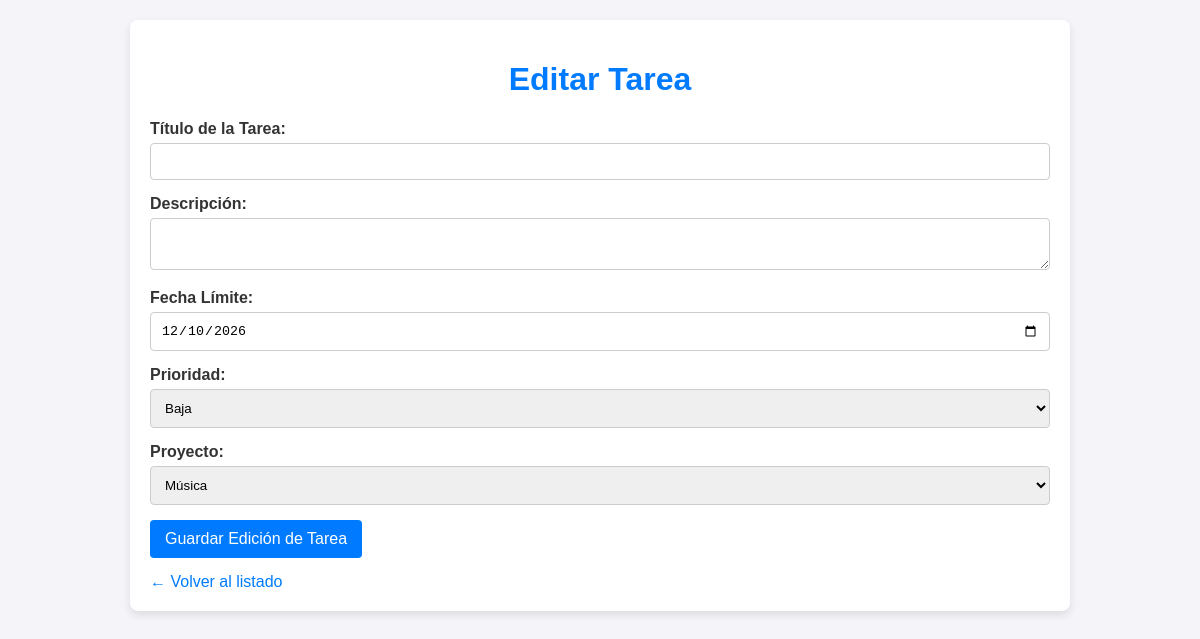
/tarea/editar/6, run on the app's committed database.
### tables this page shows
CREATE TABLE tareas (
            id INTEGER PRIMARY KEY AUTOINCREMENT,
            titulo TEXT NOT NULL,
            descripcion TEXT,
            fecha_creacion TEXT,
            fecha_limite TEXT,
            prioridad TEXT,
            estado TEXT,
            proyecto_id INTEGER,
            FOREIGN KEY (proyecto_id) REFERENCES proyectos(id)
        );

CREATE TABLE proyectos (
            id INTEGER PRIMARY KEY AUTOINCREMENT,
            nombre TEXT NOT NULL,
            descripcion TEXT,
            fecha_inicio TEXT,
            estado TEXT
        );

### app.py (the view, shortened to what this page needs)
@app.route('/tarea/editar/<int:tarea_id>', methods=['GET', 'POST'])
def editar_tarea_web(tarea_id):
    tarea = db_manager.obtener_tarea_por_id(tarea_id)
    proyectos = db_manager.obtener_proyectos()
    return render_template('formulario_edicion_tarea.html', tarea=tarea, proyectos=proyectos)

### src/database.py (called while the page is built)
def get_connection():
    conn = sqlite3.connect(DATABASE_NAME)
    conn.row_factory = sqlite3.Row
    return conn

    def obtener_proyectos(self):
        conn = get_connection()
        cursor = conn.cursor()
        cursor.execute("SELECT * FROM proyectos")
        filas = cursor.fetchall()
        conn.close()
        proyectos = [
            Proyecto(nombre=fila['nombre'], descripcion=fila['descripcion'],
                     id=fila['id'], estado=fila['estado'])
            for fila in filas
        ]
        return proyectos

    def obtener_tarea_por_id(self, tarea_id: int) -> Tarea:
        conn = get_connection()
        cursor = conn.cursor()
        cursor.execute("SELECT * FROM tareas WHERE id=?", (tarea_id,))
        fila = cursor.fetchone()
        conn.close()
        if fila:
            tarea = Tarea(
                titulo=fila['titulo'],
                fecha_limite=fila['fecha_limite'],
                prioridad=fila['prioridad'],
                proyecto_id=fila['proyecto_id'],
                estado=fila['estado'],
                descripcion=fila['descripcion'],
                fecha_creacion=fila['fecha_creacion'],
                id=fila['id']
            )
            return tarea
        return None

### templates/formulario_edicion_tarea.html (shortened to what this page needs)
<!DOCTYPE html>
<html lang="es">
<head>
    <link rel="stylesheet" href="{{ url_for('static', filename='styles.css') }}">
</head>
<body>
    <div class="container">
        <h1>Editar Tarea</h1>
        <form method="POST" action="{{ url_for('editar_tarea_web', tarea_id=tarea._id) }}">
            <div class="form-group">
                <label for="titulo">Título de la Tarea:</label>
                <input type="text" id="titulo" name="titulo"  value "{{tarea._titulo}}" required>
            </div>
            <div class="form-group">
                <label for="descripcion">Descripción:</label>
                <textarea id="descripcion" name="descripcion">{{ tarea._descripcion }}</textarea>
            </div>
            <div class="form-group">
                <label for="fecha_limite">Fecha Límite:</label>
                <input type="date" id="fecha_limite" name="fecha_limite" value="{{ tarea._fecha_limite }}" required>
            </div>
           <div class="form-group">
                <label for="prioridad">Prioridad:</label>
                <select id="prioridad" name="prioridad" required>
                    <option value="Baja" {% if tarea._prioridad == 'Baja' %}selected{% endif %}>Baja</option>
                </select>
            </div>
            <div class="form-group">
                <label for="proyecto_id">Proyecto:</label>
                <select id="proyecto_id" name="proyecto_id">
                    {% for proyecto in proyectos %}
                        <option value="{{ proyecto._id }}" {% if proyecto._id == tarea._proyecto_id %}selected{% endif %}>
                            {{ proyecto._nombre }}
                        </option>
                    {% endfor %}
                </select>
            </div>
            <button type="submit" class="submit-button">Guardar Edición de Tarea</button>
        </form>
        <a href="{{ url_for('index') }}" class="back-link">← Volver al listado</a>
    </div>
</body>
</html>

### static/styles.css (style rules this page uses)
body { font-family: Arial, sans-serif; background-color: #f4f4f9; color: #333; margin: 0; padding: 20px; }
.container { max-width: 900px; margin: 0 auto; background: #fff; padding: 20px; border-radius: 8px; box-shadow: 0 4px 8px rgba(0, 0, 0, 0.1); }
h1 { color: #007bff; text-align: center; }

### templates/formulario_edicion_tarea.html (style rules this page uses)
.form-group { margin-bottom: 15px; }
.form-group label { display: block; margin-bottom: 5px; font-weight: bold; }
.form-group input, .form-group textarea, .form-group select { width: 100%; padding: 10px; border: 1px solid #ccc; border-radius: 4px; box-sizing: border-box; }
.submit-button { background-color: #007bff; color: white; padding: 10px 15px; border: none; border-radius: 4px; cursor: pointer; font-size: 1em; }
.back-link { display: inline-block; margin-top: 15px; color: #007bff; text-decoration: none; }

### data on the page
tareas: fecha_limite "12/10/2026", prioridad "Baja", proyecto_id "Música"
